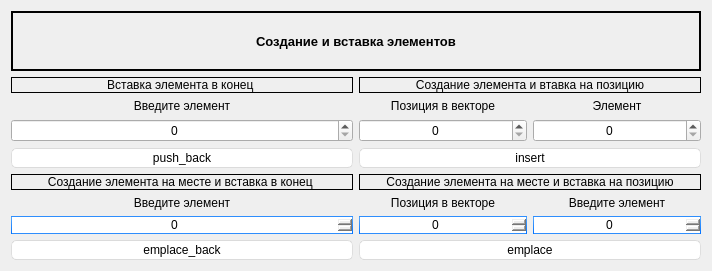
   <widget class="QWidget" name="">
    <property name="geometry">
     <rect>
      <x>450</x>
      <y>10</y>
      <width>712</width>
      <height>271</height>
     </rect>
    </property>
    <layout class="QGridLayout" name="gridLayout">
     <item row="0" column="0">
      <widget class="QLabel" name="label_26">
       <property name="font">
        <font>
         <pointsize>10</pointsize>
         <weight>75</weight>
         <bold>true</bold>
        </font>
       </property>
       <property name="styleSheet">
        <string notr="true">QLabel {
	color: #000000;
}</string>
       </property>
       <property name="frameShape">
        <enum>QFrame::Box</enum>
       </property>
       <property name="lineWidth">
        <number>2</number>
       </property>
       <property name="text">
        <string>Создание и вставка элементов</string>
       </property>
       <property name="alignment">
        <set>Qt::AlignCenter</set>
       </property>
      </widget>
     </item>
     <item row="1" column="0">
      <layout class="QHBoxLayout" name="horizontalLayout_7">
       <item>
        <layout class="QVBoxLayout" name="verticalLayout_56">
         <item>
          <widget class="QLabel" name="label_31">
           <property name="font">
            <font>
             <pointsize>9</pointsize>
            </font>
           </property>
           <property name="styleSheet">
            <string notr="true">QLabel {
	color: #000000;
}</string>
           </property>
           <property name="frameShape">
            <enum>QFrame::Box</enum>
           </property>
           <property name="text">
            <string>Вставка элемента в конец </string>
           </property>
           <property name="alignment">
            <set>Qt::AlignCenter</set>
           </property>
          </widget>
         </item>
         <item>
          <layout class="QVBoxLayout" name="verticalLayout_12">
           <item>
            <widget class="QLabel" name="label">
             <property name="styleSheet">
              <string notr="true">QLabel {
	color: #000000;
}</string>
             </property>
             <property name="text">
              <string>Введите элемент</string>
             </property>
             <property name="alignment">
              <set>Qt::AlignCenter</set>
             </property>
            </widget>
           </item>
           <item>
            <layout class="QVBoxLayout" name="verticalLayout">
             <item>
              <widget class="QSpinBox" name="spinPush">
               <property name="alignment">
                <set>Qt::AlignCenter</set>
               </property>
              </widget>
             </item>
             <item>
              <widget class="QPushButton" name="pushback">
               <property name="styleSheet">
                <string notr="true">QPushButton{
	border-style: solid;
	border-top-color: qlineargradient(spread:pad, x1:0.5, y1:1, x2:0.5, y2:0, stop:0 rgb(215, 215, 215), stop:1 rgb(222, 222, 222));
	border-right-color: qlineargradient(spread:pad, x1:0, y1:0.5, x2:1, y2:0.5, stop:0 rgb(217, 217, 217), stop:1 rgb(227, 227, 227));
	border-left-color: qlineargradient(spread:pad, x1:0, y1:0.5, x2:1, y2:0.5, stop:0 rgb(227, 227, 227), stop:1 rgb(217, 217, 217));
	border-bottom-color: qlineargradient(spread:pad, x1:0.5, y1:1, x2:0.5, y2:0, stop:0 rgb(215, 215, 215), stop:1 rgb(222, 222, 222));
	border-width: 1px;
	border-radius: 5px;
	color: rgb(0,0,0);
	padding: 2px;
	background-color: rgb(255,255,255);
}
QPushButton::default{
	border-style: solid;
	border-top-color: qlineargradient(spread:pad, x1:0.5, y1:1, x2:0.5, y2:0, stop:0 rgb(215, 215, 215), stop:1 rgb(222, 222, 222));
	border-right-color: qlineargradient(spread:pad, x1:0, y1:0.5, x2:1, y2:0.5, stop:0 rgb(217, 217, 217), stop:1 rgb(227, 227, 227));
	border-left-color: qlineargradient(spread:pad, x1:0, y1:0.5, x2:1, y2:0.5, stop:0 rgb(227, 227, 227), stop:1 rgb(217, 217, 217));
	border-bottom-color: qlineargradient(spread:pad, x1:0.5, y1:1, x2:0.5, y2:0, stop:0 rgb(215, 215, 215), stop:1 rgb(222, 222, 222));
	border-width: 1px;
	border-radius: 5px;
	color: rgb(0,0,0);
	padding: 2px;
	background-color: rgb(255,255,255);
}
QPushButton:hover{
	border-style: solid;
	border-top-color: qlineargradient(spread:pad, x1:0.5, y1:1, x2:0.5, y2:0, stop:0 rgb(195, 195, 195), stop:1 rgb(222, 222, 222));
	border-right-color: qlineargradient(spread:pad, x1:0, y1:0.5, x2:1, y2:0.5, stop:0 rgb(197, 197, 197), stop:1 rgb(227, 227, 227));
	border-left-color: qlineargradient(spread:pad, x1:0, y1:0.5, x2:1, y2:0.5, stop:0 rgb(227, 227, 227), stop:1 rgb(197, 197, 197));
	border-bottom-color: qlineargradient(spread:pad, x1:0.5, y1:1, x2:0.5, y2:0, stop:0 rgb(195, 195, 195), stop:1 rgb(222, 222, 222));
	border-width: 1px;
	border-radius: 5px;
	color: rgb(0,0,0);
	padding: 2px;
	background-color: rgb(255,255,255);
}
QPushButton:pressed{
	border-style: solid;
	border-top-color: qlineargradient(spread:pad, x1:0.5, y1:1, x2:0.5, y2:0, stop:0 rgb(215, 215, 215), stop:1 rgb(222, 222, 222));
	border-right-color: qlineargradient(spread:pad, x1:0, y1:0.5, x2:1, y2:0.5, stop:0 rgb(217, 217, 217), stop:1 rgb(227, 227, 227));
	border-left-color: qlineargradient(spread:pad, x1:0, y1:0.5, x2:1, y2:0.5, stop:0 rgb(227, 227, 227), stop:1 rgb(217, 217, 217));
	border-bottom-color: qlineargradient(spread:pad, x1:0.5, y1:1, x2:0.5, y2:0, stop:0 rgb(215, 215, 215), stop:1 rgb(222, 222, 222));
	border-width: 1px;
	border-radius: 5px;
	color: rgb(0,0,0);
	padding: 2px;
	background-color: rgb(142,142,142);
}
QPushButton:disabled{
	border-style: solid;
	border-top-color: qlineargradient(spread:pad, x1:0.5, y1:1, x2:0.5, y2:0, stop:0 rgb(215, 215, 215), stop:1 rgb(222, 222, 222));
	border-right-color: qlineargradient(spread:pad, x1:0, y1:0.5, x2:1, y2:0.5, stop:0 rgb(217, 217, 217), stop:1 rgb(227, 227, 227));
	border-left-color: qlineargradient(spread:pad, x1:0, y1:0.5, x2:1, y2:0.5, stop:0 rgb(227, 227, 227), stop:1 rgb(217, 217, 217));
	border-bottom-color: qlineargradient(spread:pad, x1:0.5, y1:1, x2:0.5, y2:0, stop:0 rgb(215, 215, 215), stop:1 rgb(222, 222, 222));
	border-width: 1px;
	border-radius: 5px;
	color: #808086;
	padding: 2px;
	background-color: rgb(142,142,142);
}</string>
               </property>
               <property name="text">
                <string>push_back</string>
               </property>
              </widget>
             </item>
            </layout>
           </item>
          </layout>
         </item>
        </layout>
       </item>
       <item>
        <layout class="QVBoxLayout" name="verticalLayout_54">
         <item>
          <widget class="QLabel" name="label_28">
           <property name="font">
            <font>
             <pointsize>9</pointsize>
            </font>
           </property>
           <property name="styleSheet">
            <string notr="true">QLabel {
	color: #000000;
}</string>
           </property>
           <property name="frameShape">
            <enum>QFrame::Box</enum>
           </property>
           <property name="text">
            <string>Создание элемента и втавка на позицию</string>
           </property>
           <property name="alignment">
            <set>Qt::AlignCenter</set>
           </property>
          </widget>
         </item>
         <item>
          <layout class="QVBoxLayout" name="verticalLayout_15">
           <item>
            <layout class="QHBoxLayout" name="horizontalLayout">
             <item>
              <layout class="QVBoxLayout" name="verticalLayout_14">
               <item>
                <widget class="QLabel" name="label_3">
                 <property name="styleSheet">
                  <string notr="true">QLabel {
	color: #000000;
}</string>
                 </property>
                 <property name="text">
                  <string>Позиция в векторе</string>
                 </property>
                 <property name="alignment">
                  <set>Qt::AlignCenter</set>
                 </property>
                </widget>
               </item>
               <item>
                <widget class="QSpinBox" name="insertSpin">
                 <property name="alignment">
                  <set>Qt::AlignCenter</set>
                 </property>
                </widget>
               </item>
              </layout>
             </item>
             <item>
              <layout class="QVBoxLayout" name="verticalLayout_11">
               <item>
                <widget class="QLabel" name="label_4">
                 <property name="styleSheet">
                  <string notr="true">QLabel {
	color: #000000;
}</string>
                 </property>
                 <property name="text">
                  <string>Элемент</string>
                 </property>
                 <property name="alignment">
                  <set>Qt::AlignCenter</set>
                 </property>
                </widget>
               </item>
               <item>
                <widget class="QSpinBox" name="insertValue">
                 <property name="alignment">
                  <set>Qt::AlignCenter</set>
                 </property>
                </widget>
               </item>
              </layout>
             </item>
            </layout>
           </item>
           <item>
            <widget class="QPushButton" name="insert">
             <property name="styleSheet">
              <string notr="true">QPushButton{
	border-style: solid;
	border-top-color: qlineargradient(spread:pad, x1:0.5, y1:1, x2:0.5, y2:0, stop:0 rgb(215, 215, 215), stop:1 rgb(222, 222, 222));
	border-right-color: qlineargradient(spread:pad, x1:0, y1:0.5, x2:1, y2:0.5, stop:0 rgb(217, 217, 217), stop:1 rgb(227, 227, 227));
	border-left-color: qlineargradient(spread:pad, x1:0, y1:0.5, x2:1, y2:0.5, stop:0 rgb(227, 227, 227), stop:1 rgb(217, 217, 217));
	border-bottom-color: qlineargradient(spread:pad, x1:0.5, y1:1, x2:0.5, y2:0, stop:0 rgb(215, 215, 215), stop:1 rgb(222, 222, 222));
	border-width: 1px;
	border-radius: 5px;
	color: rgb(0,0,0);
	padding: 2px;
	background-color: rgb(255,255,255);
}
QPushButton::default{
	border-style: solid;
	border-top-color: qlineargradient(spread:pad, x1:0.5, y1:1, x2:0.5, y2:0, stop:0 rgb(215, 215, 215), stop:1 rgb(222, 222, 222));
	border-right-color: qlineargradient(spread:pad, x1:0, y1:0.5, x2:1, y2:0.5, stop:0 rgb(217, 217, 217), stop:1 rgb(227, 227, 227));
	border-left-color: qlineargradient(spread:pad, x1:0, y1:0.5, x2:1, y2:0.5, stop:0 rgb(227, 227, 227), stop:1 rgb(217, 217, 217));
	border-bottom-color: qlineargradient(spread:pad, x1:0.5, y1:1, x2:0.5, y2:0, stop:0 rgb(215, 215, 215), stop:1 rgb(222, 222, 222));
	border-width: 1px;
	border-radius: 5px;
	color: rgb(0,0,0);
	padding: 2px;
	background-color: rgb(255,255,255);
}
QPushButton:hover{
	border-style: solid;
	border-top-color: qlineargradient(spread:pad, x1:0.5, y1:1, x2:0.5, y2:0, stop:0 rgb(195, 195, 195), stop:1 rgb(222, 222, 222));
	border-right-color: qlineargradient(spread:pad, x1:0, y1:0.5, x2:1, y2:0.5, stop:0 rgb(197, 197, 197), stop:1 rgb(227, 227, 227));
	border-left-color: qlineargradient(spread:pad, x1:0, y1:0.5, x2:1, y2:0.5, stop:0 rgb(227, 227, 227), stop:1 rgb(197, 197, 197));
	border-bottom-color: qlineargradient(spread:pad, x1:0.5, y1:1, x2:0.5, y2:0, stop:0 rgb(195, 195, 195), stop:1 rgb(222, 222, 222));
	border-width: 1px;
	border-radius: 5px;
	color: rgb(0,0,0);
	padding: 2px;
	background-color: rgb(255,255,255);
}
QPushButton:pressed{
	border-style: solid;
	border-top-color: qlineargradient(spread:pad, x1:0.5, y1:1, x2:0.5, y2:0, stop:0 rgb(215, 215, 215), stop:1 rgb(222, 222, 222));
	border-right-color: qlineargradient(spread:pad, x1:0, y1:0.5, x2:1, y2:0.5, stop:0 rgb(217, 217, 217), stop:1 rgb(227, 227, 227));
	border-left-color: qlineargradient(spread:pad, x1:0, y1:0.5, x2:1, y2:0.5, stop:0 rgb(227, 227, 227), stop:1 rgb(217, 217, 217));
	border-bottom-color: qlineargradient(spread:pad, x1:0.5, y1:1, x2:0.5, y2:0, stop:0 rgb(215, 215, 215), stop:1 rgb(222, 222, 222));
	border-width: 1px;
	border-radius: 5px;
	color: rgb(0,0,0);
	padding: 2px;
	background-color: rgb(142,142,142);
}
QPushButton:disabled{
	border-style: solid;
	border-top-color: qlineargradient(spread:pad, x1:0.5, y1:1, x2:0.5, y2:0, stop:0 rgb(215, 215, 215), stop:1 rgb(222, 222, 222));
	border-right-color: qlineargradient(spread:pad, x1:0, y1:0.5, x2:1, y2:0.5, stop:0 rgb(217, 217, 217), stop:1 rgb(227, 227, 227));
	border-left-color: qlineargradient(spread:pad, x1:0, y1:0.5, x2:1, y2:0.5, stop:0 rgb(227, 227, 227), stop:1 rgb(217, 217, 217));
	border-bottom-color: qlineargradient(spread:pad, x1:0.5, y1:1, x2:0.5, y2:0, stop:0 rgb(215, 215, 215), stop:1 rgb(222, 222, 222));
	border-width: 1px;
	border-radius: 5px;
	color: #808086;
	padding: 2px;
	background-color: rgb(142,142,142);
}</string>
             </property>
             <property name="text">
              <string>insert</string>
             </property>
            </widget>
           </item>
          </layout>
         </item>
        </layout>
       </item>
      </layout>
     </item>
     <item row="2" column="0">
      <layout class="QHBoxLayout" name="horizontalLayout_8">
       <item>
        <layout class="QVBoxLayout" name="verticalLayout_53">
         <item>
          <widget class="QLabel" name="label_27">
           <property name="font">
            <font>
             <pointsize>9</pointsize>
            </font>
           </property>
           <property name="styleSheet">
            <string notr="true">QLabel {
	color: #000000;
}</string>
           </property>
           <property name="frameShape">
            <enum>QFrame::Box</enum>
           </property>
           <property name="text">
            <string>Создание элемента на месте и вставка в конец </string>
           </property>
           <property name="alignment">
            <set>Qt::AlignCenter</set>
           </property>
          </widget>
         </item>
         <item>
          <layout class="QVBoxLayout" name="verticalLayout_26">
           <item>
            <widget class="QLabel" name="label_32">
             <property name="styleSheet">
              <string notr="true">QLabel {
	color: #000000;
}</string>
             </property>
             <property name="text">
              <string>Введите элемент</string>
             </property>
             <property name="alignment">
              <set>Qt::AlignCenter</set>
             </property>
            </widget>
           </item>
           <item>
            <widget class="QSpinBox" name="emplacebackLine">
             <property name="styleSheet">
              <string notr="true">QSpinBox {
	border-style: solid;
	border-width: 1px;
	border-color: qlineargradient(spread:pad, x1:0.5, y1:1, x2:0.5, y2:0, stop:0 rgba(0, 113, 255, 255), stop:1 rgba(91, 171, 252, 255));
}</string>
             </property>
             <property name="alignment">
              <set>Qt::AlignCenter</set>
             </property>
            </widget>
           </item>
          </layout>
         </item>
         <item>
          <widget class="QPushButton" name="emplaceback">
           <property name="styleSheet">
            <string notr="true">QPushButton{
	border-style: solid;
	border-top-color: qlineargradient(spread:pad, x1:0.5, y1:1, x2:0.5, y2:0, stop:0 rgb(215, 215, 215), stop:1 rgb(222, 222, 222));
	border-right-color: qlineargradient(spread:pad, x1:0, y1:0.5, x2:1, y2:0.5, stop:0 rgb(217, 217, 217), stop:1 rgb(227, 227, 227));
	border-left-color: qlineargradient(spread:pad, x1:0, y1:0.5, x2:1, y2:0.5, stop:0 rgb(227, 227, 227), stop:1 rgb(217, 217, 217));
	border-bottom-color: qlineargradient(spread:pad, x1:0.5, y1:1, x2:0.5, y2:0, stop:0 rgb(215, 215, 215), stop:1 rgb(222, 222, 222));
	border-width: 1px;
	border-radius: 5px;
	color: rgb(0,0,0);
	padding: 2px;
	background-color: rgb(255,255,255);
}
QPushButton::default{
	border-style: solid;
	border-top-color: qlineargradient(spread:pad, x1:0.5, y1:1, x2:0.5, y2:0, stop:0 rgb(215, 215, 215), stop:1 rgb(222, 222, 222));
	border-right-color: qlineargradient(spread:pad, x1:0, y1:0.5, x2:1, y2:0.5, stop:0 rgb(217, 217, 217), stop:1 rgb(227, 227, 227));
	border-left-color: qlineargradient(spread:pad, x1:0, y1:0.5, x2:1, y2:0.5, stop:0 rgb(227, 227, 227), stop:1 rgb(217, 217, 217));
	border-bottom-color: qlineargradient(spread:pad, x1:0.5, y1:1, x2:0.5, y2:0, stop:0 rgb(215, 215, 215), stop:1 rgb(222, 222, 222));
	border-width: 1px;
	border-radius: 5px;
	color: rgb(0,0,0);
	padding: 2px;
	background-color: rgb(255,255,255);
}
QPushButton:hover{
	border-style: solid;
	border-top-color: qlineargradient(spread:pad, x1:0.5, y1:1, x2:0.5, y2:0, stop:0 rgb(195, 195, 195), stop:1 rgb(222, 222, 222));
	border-right-color: qlineargradient(spread:pad, x1:0, y1:0.5, x2:1, y2:0.5, stop:0 rgb(197, 197, 197), stop:1 rgb(227, 227, 227));
	border-left-color: qlineargradient(spread:pad, x1:0, y1:0.5, x2:1, y2:0.5, stop:0 rgb(227, 227, 227), stop:1 rgb(197, 197, 197));
	border-bottom-color: qlineargradient(spread:pad, x1:0.5, y1:1, x2:0.5, y2:0, stop:0 rgb(195, 195, 195), stop:1 rgb(222, 222, 222));
	border-width: 1px;
	border-radius: 5px;
	color: rgb(0,0,0);
	padding: 2px;
	background-color: rgb(255,255,255);
}
QPushButton:pressed{
	border-style: solid;
	border-top-color: qlineargradient(spread:pad, x1:0.5, y1:1, x2:0.5, y2:0, stop:0 rgb(215, 215, 215), stop:1 rgb(222, 222, 222));
	border-right-color: qlineargradient(spread:pad, x1:0, y1:0.5, x2:1, y2:0.5, stop:0 rgb(217, 217, 217), stop:1 rgb(227, 227, 227));
	border-left-color: qlineargradient(spread:pad, x1:0, y1:0.5, x2:1, y2:0.5, stop:0 rgb(227, 227, 227), stop:1 rgb(217, 217, 217));
	border-bottom-color: qlineargradient(spread:pad, x1:0.5, y1:1, x2:0.5, y2:0, stop:0 rgb(215, 215, 215), stop:1 rgb(222, 222, 222));
	border-width: 1px;
	border-radius: 5px;
	color: rgb(0,0,0);
	padding: 2px;
	background-color: rgb(142,142,142);
}
QPushButton:disabled{
	border-style: solid;
	border-top-color: qlineargradient(spread:pad, x1:0.5, y1:1, x2:0.5, y2:0, stop:0 rgb(215, 215, 215), stop:1 rgb(222, 222, 222));
	border-right-color: qlineargradient(spread:pad, x1:0, y1:0.5, x2:1, y2:0.5, stop:0 rgb(217, 217, 217), stop:1 rgb(227, 227, 227));
	border-left-color: qlineargradient(spread:pad, x1:0, y1:0.5, x2:1, y2:0.5, stop:0 rgb(227, 227, 227), stop:1 rgb(217, 217, 217));
	border-bottom-color: qlineargradient(spread:pad, x1:0.5, y1:1, x2:0.5, y2:0, stop:0 rgb(215, 215, 215), stop:1 rgb(222, 222, 222));
	border-width: 1px;
	border-radius: 5px;
	color: #808086;
	padding: 2px;
	background-color: rgb(142,142,142);
}</string>
           </property>
           <property name="text">
            <string>emplace_back</string>
           </property>
          </widget>
         </item>
        </layout>
       </item>
       <item>
        <layout class="QVBoxLayout" name="verticalLayout_44">
         <item>
          <widget class="QLabel" name="label_17">
           <property name="font">
            <font>
             <pointsize>9</pointsize>
            </font>
           </property>
           <property name="styleSheet">
            <string notr="true">QLabel {
	color: #000000;
}</string>
           </property>
           <property name="frameShape">
            <enum>QFrame::Box</enum>
           </property>
           <property name="text">
            <string>Создание элемента на месте и вставка на позицию</string>
           </property>
           <property name="alignment">
            <set>Qt::AlignCenter</set>
           </property>
          </widget>
         </item>
         <item>
          <layout class="QVBoxLayout" name="verticalLayout_29">
           <item>
            <layout class="QHBoxLayout" name="horizontalLayout_3">
             <item>
              <layout class="QVBoxLayout" name="verticalLayout_27">
               <item>
                <widget class="QLabel" name="label_5">
                 <property name="styleSheet">
                  <string notr="true">QLabel {
	color: #000000;
}</string>
                 </property>
                 <property name="text">
                  <string>Позиция в векторе</string>
                 </property>
                 <property name="alignment">
                  <set>Qt::AlignCenter</set>
                 </property>
                </widget>
               </item>
               <item>
                <widget class="QSpinBox" name="emplacePos">
                 <property name="styleSheet">
                  <string notr="true">QSpinBox {
	border-style: solid;
	border-width: 1px;
	border-color: qlineargradient(spread:pad, x1:0.5, y1:1, x2:0.5, y2:0, stop:0 rgba(0, 113, 255, 255), stop:1 rgba(91, 171, 252, 255));
}</string>
                 </property>
                 <property name="alignment">
                  <set>Qt::AlignCenter</set>
                 </property>
                </widget>
               </item>
              </layout>
             </item>
             <item>
              <layout class="QVBoxLayout" name="verticalLayout_28">
               <item>
                <widget class="QLabel" name="label_6">
                 <property name="styleSheet">
                  <string notr="true">QLabel {
	color: #000000;
}</string>
                 </property>
                 <property name="text">
                  <string>Введите элемент</string>
                 </property>
                 <property name="alignment">
                  <set>Qt::AlignCenter</set>
                 </property>
                </widget>
               </item>
               <item>
                <widget class="QSpinBox" name="emplaceValue">
                 <property name="styleSheet">
                  <string notr="true">QSpinBox {
	border-style: solid;
	border-width: 1px;
	border-color: qlineargradient(spread:pad, x1:0.5, y1:1, x2:0.5, y2:0, stop:0 rgba(0, 113, 255, 255), stop:1 rgba(91, 171, 252, 255));
}</string>
                 </property>
                 <property name="alignment">
                  <set>Qt::AlignCenter</set>
                 </property>
                </widget>
               </item>
              </layout>
             </item>
            </layout>
           </item>
           <item>
            <widget class="QPushButton" name="emplace">
             <property name="styleSheet">
              <string notr="true">QPushButton{
	border-style: solid;
	border-top-color: qlineargradient(spread:pad, x1:0.5, y1:1, x2:0.5, y2:0, stop:0 rgb(215, 215, 215), stop:1 rgb(222, 222, 222));
	border-right-color: qlineargradient(spread:pad, x1:0, y1:0.5, x2:1, y2:0.5, stop:0 rgb(217, 217, 217), stop:1 rgb(227, 227, 227));
	border-left-color: qlineargradient(spread:pad, x1:0, y1:0.5, x2:1, y2:0.5, stop:0 rgb(227, 227, 227), stop:1 rgb(217, 217, 217));
	border-bottom-color: qlineargradient(spread:pad, x1:0.5, y1:1, x2:0.5, y2:0, stop:0 rgb(215, 215, 215), stop:1 rgb(222, 222, 222));
	border-width: 1px;
	border-radius: 5px;
	color: rgb(0,0,0);
	padding: 2px;
	background-color: rgb(255,255,255);
}
QPushButton::default{
	border-style: solid;
	border-top-color: qlineargradient(spread:pad, x1:0.5, y1:1, x2:0.5, y2:0, stop:0 rgb(215, 215, 215), stop:1 rgb(222, 222, 222));
	border-right-color: qlineargradient(spread:pad, x1:0, y1:0.5, x2:1, y2:0.5, stop:0 rgb(217, 217, 217), stop:1 rgb(227, 227, 227));
	border-left-color: qlineargradient(spread:pad, x1:0, y1:0.5, x2:1, y2:0.5, stop:0 rgb(227, 227, 227), stop:1 rgb(217, 217, 217));
	border-bottom-color: qlineargradient(spread:pad, x1:0.5, y1:1, x2:0.5, y2:0, stop:0 rgb(215, 215, 215), stop:1 rgb(222, 222, 222));
	border-width: 1px;
	border-radius: 5px;
	color: rgb(0,0,0);
	padding: 2px;
	background-color: rgb(255,255,255);
}
QPushButton:hover{
	border-style: solid;
	border-top-color: qlineargradient(spread:pad, x1:0.5, y1:1, x2:0.5, y2:0, stop:0 rgb(195, 195, 195), stop:1 rgb(222, 222, 222));
	border-right-color: qlineargradient(spread:pad, x1:0, y1:0.5, x2:1, y2:0.5, stop:0 rgb(197, 197, 197), stop:1 rgb(227, 227, 227));
	border-left-color: qlineargradient(spread:pad, x1:0, y1:0.5, x2:1, y2:0.5, stop:0 rgb(227, 227, 227), stop:1 rgb(197, 197, 197));
	border-bottom-color: qlineargradient(spread:pad, x1:0.5, y1:1, x2:0.5, y2:0, stop:0 rgb(195, 195, 195), stop:1 rgb(222, 222, 222));
	border-width: 1px;
	border-radius: 5px;
	color: rgb(0,0,0);
	padding: 2px;
	background-color: rgb(255,255,255);
}
QPushButton:pressed{
	border-style: solid;
	border-top-color: qlineargradient(spread:pad, x1:0.5, y1:1, x2:0.5, y2:0, stop:0 rgb(215, 215, 215), stop:1 rgb(222, 222, 222));
	border-right-color: qlineargradient(spread:pad, x1:0, y1:0.5, x2:1, y2:0.5, stop:0 rgb(217, 217, 217), stop:1 rgb(227, 227, 227));
	border-left-color: qlineargradient(spread:pad, x1:0, y1:0.5, x2:1, y2:0.5, stop:0 rgb(227, 227, 227), stop:1 rgb(217, 217, 217));
	border-bottom-color: qlineargradient(spread:pad, x1:0.5, y1:1, x2:0.5, y2:0, stop:0 rgb(215, 215, 215), stop:1 rgb(222, 222, 222));
	border-width: 1px;
	border-radius: 5px;
	color: rgb(0,0,0);
	padding: 2px;
	background-color: rgb(142,142,142);
}
QPushButton:disabled{
	border-style: solid;
	border-top-color: qlineargradient(spread:pad, x1:0.5, y1:1, x2:0.5, y2:0, stop:0 rgb(215, 215, 215), stop:1 rgb(222, 222, 222));
	border-right-color: qlineargradient(spread:pad, x1:0, y1:0.5, x2:1, y2:0.5, stop:0 rgb(217, 217, 217), stop:1 rgb(227, 227, 227));
	border-left-color: qlineargradient(spread:pad, x1:0, y1:0.5, x2:1, y2:0.5, stop:0 rgb(227, 227, 227), stop:1 rgb(217, 217, 217));
	border-bottom-color: qlineargradient(spread:pad, x1:0.5, y1:1, x2:0.5, y2:0, stop:0 rgb(215, 215, 215), stop:1 rgb(222, 222, 222));
	border-width: 1px;
	border-radius: 5px;
	color: #808086;
	padding: 2px;
	background-color: rgb(142,142,142);
}</string>
             </property>
             <property name="text">
              <string>emplace</string>
             </property>
            </widget>
           </item>
          </layout>
         </item>
        </layout>
       </item>
      </layout>
     </item>
    </layout>
   </widget>
